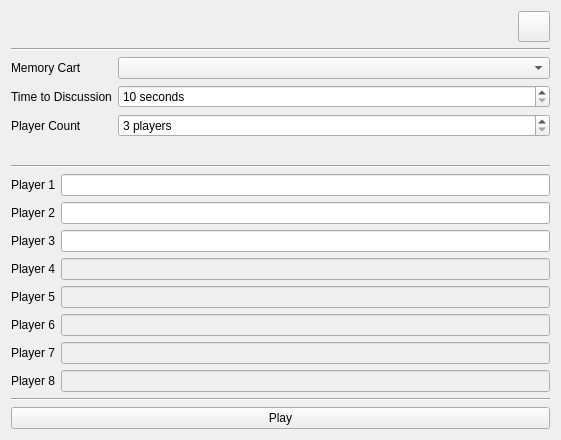
<?xml version="1.0" encoding="UTF-8"?>
<ui version="4.0">
 <class>GameInitScreenClass</class>
 <widget class="QWidget" name="GameInitScreenClass">
  <property name="geometry">
   <rect>
    <x>0</x>
    <y>0</y>
    <width>561</width>
    <height>440</height>
   </rect>
  </property>
  <property name="windowTitle">
   <string>Initizialize the Game</string>
  </property>
  <layout class="QVBoxLayout" name="verticalLayout">
   <item>
    <layout class="QHBoxLayout" name="horizontalLayout">
     <item>
      <spacer name="horizontalSpacer">
       <property name="orientation">
        <enum>Qt::Orientation::Horizontal</enum>
       </property>
       <property name="sizeHint" stdset="0">
        <size>
         <width>40</width>
         <height>20</height>
        </size>
       </property>
      </spacer>
     </item>
     <item>
      <widget class="QToolButton" name="rules">
       <property name="text">
        <string/>
       </property>
       <property name="icon">
        <iconset resource="../resource/DeniTheGame.qrc">
         <normaloff>:/icons/rules.png</normaloff>:/icons/rules.png</iconset>
       </property>
       <property name="iconSize">
        <size>
         <width>24</width>
         <height>24</height>
        </size>
       </property>
      </widget>
     </item>
    </layout>
   </item>
   <item>
    <widget class="Line" name="line_3">
     <property name="orientation">
      <enum>Qt::Orientation::Horizontal</enum>
     </property>
    </widget>
   </item>
   <item>
    <layout class="QFormLayout" name="formLayout">
     <property name="sizeConstraint">
      <enum>QLayout::SizeConstraint::SetMinimumSize</enum>
     </property>
     <item row="0" column="0">
      <widget class="QLabel" name="label">
       <property name="text">
        <string>Memory Cart</string>
       </property>
      </widget>
     </item>
     <item row="0" column="1">
      <widget class="QComboBox" name="memoryCards"/>
     </item>
     <item row="1" column="0">
      <widget class="QLabel" name="label_11">
       <property name="text">
        <string>Time to Discussion</string>
       </property>
      </widget>
     </item>
     <item row="1" column="1">
      <widget class="QSpinBox" name="discussion">
       <property name="suffix">
        <string> seconds</string>
       </property>
       <property name="minimum">
        <number>10</number>
       </property>
       <property name="maximum">
        <number>300</number>
       </property>
      </widget>
     </item>
     <item row="2" column="0">
      <widget class="QLabel" name="label_2">
       <property name="text">
        <string>Player Count</string>
       </property>
      </widget>
     </item>
     <item row="2" column="1">
      <widget class="QSpinBox" name="pCount">
       <property name="suffix">
        <string> players</string>
       </property>
       <property name="minimum">
        <number>3</number>
       </property>
       <property name="maximum">
        <number>8</number>
       </property>
      </widget>
     </item>
    </layout>
   </item>
   <item>
    <widget class="Line" name="line">
     <property name="orientation">
      <enum>Qt::Orientation::Horizontal</enum>
     </property>
    </widget>
   </item>
   <item>
    <layout class="QFormLayout" name="formLayout_2">
     <item row="0" column="0">
      <widget class="QLabel" name="label_3">
       <property name="text">
        <string>Player 1</string>
       </property>
      </widget>
     </item>
     <item row="0" column="1">
      <widget class="QLineEdit" name="player1_name"/>
     </item>
     <item row="1" column="0">
      <widget class="QLabel" name="label_4">
       <property name="text">
        <string>Player 2</string>
       </property>
      </widget>
     </item>
     <item row="1" column="1">
      <widget class="QLineEdit" name="player2_name"/>
     </item>
     <item row="2" column="0">
      <widget class="QLabel" name="label_5">
       <property name="text">
        <string>Player 3</string>
       </property>
      </widget>
     </item>
     <item row="2" column="1">
      <widget class="QLineEdit" name="player3_name"/>
     </item>
     <item row="3" column="0">
      <widget class="QLabel" name="label_6">
       <property name="text">
        <string>Player 4</string>
       </property>
      </widget>
     </item>
     <item row="3" column="1">
      <widget class="QLineEdit" name="player4_name">
       <property name="enabled">
        <bool>false</bool>
       </property>
      </widget>
     </item>
     <item row="4" column="0">
      <widget class="QLabel" name="label_7">
       <property name="text">
        <string>Player 5</string>
       </property>
      </widget>
     </item>
     <item row="4" column="1">
      <widget class="QLineEdit" name="player5_name">
       <property name="enabled">
        <bool>false</bool>
       </property>
      </widget>
     </item>
     <item row="5" column="0">
      <widget class="QLabel" name="label_8">
       <property name="text">
        <string>Player 6</string>
       </property>
      </widget>
     </item>
     <item row="5" column="1">
      <widget class="QLineEdit" name="player6_name">
       <property name="enabled">
        <bool>false</bool>
       </property>
      </widget>
     </item>
     <item row="6" column="0">
      <widget class="QLabel" name="label_9">
       <property name="text">
        <string>Player 7</string>
       </property>
      </widget>
     </item>
     <item row="6" column="1">
      <widget class="QLineEdit" name="player7_name">
       <property name="enabled">
        <bool>false</bool>
       </property>
      </widget>
     </item>
     <item row="7" column="0">
      <widget class="QLabel" name="label_10">
       <property name="text">
        <string>Player 8</string>
       </property>
      </widget>
     </item>
     <item row="7" column="1">
      <widget class="QLineEdit" name="player8_name">
       <property name="enabled">
        <bool>false</bool>
       </property>
      </widget>
     </item>
    </layout>
   </item>
   <item>
    <widget class="Line" name="line_2">
     <property name="orientation">
      <enum>Qt::Orientation::Horizontal</enum>
     </property>
    </widget>
   </item>
   <item>
    <widget class="QPushButton" name="startGame">
     <property name="text">
      <string>Play</string>
     </property>
    </widget>
   </item>
  </layout>
 </widget>
 <layoutdefault spacing="6" margin="11"/>
 <resources>
  <include location="../resource/DeniTheGame.qrc"/>
 </resources>
 <connections/>
</ui>
